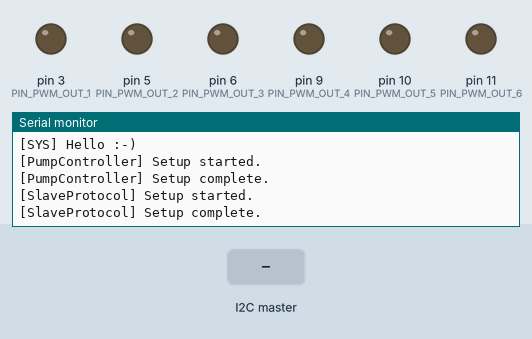
This program was run on a simulated Arduino Uno, built with avr-gcc and run on an emulated ATmega328P. Parts: output pins drawn as LEDs (lit = HIGH), the last lines printed to the serial monitor. The test bench sets the inputs (shaded band).

Above: at 1.2 s.
1.3 s: the I2C master sends the byte 1
At 2.5 s:
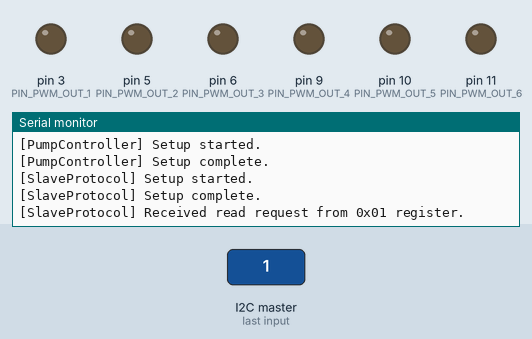
2.8 s: the I2C master sends the byte 90
At 3.8 s:
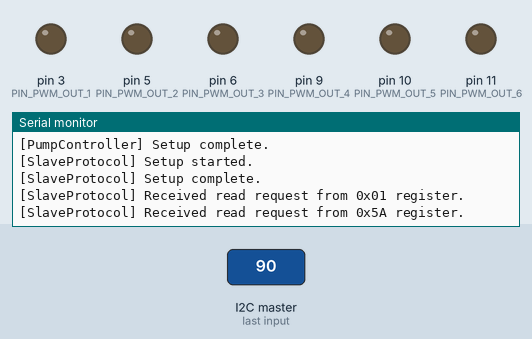
4.3 s: the I2C master sends the byte 200
At 4.9 s:
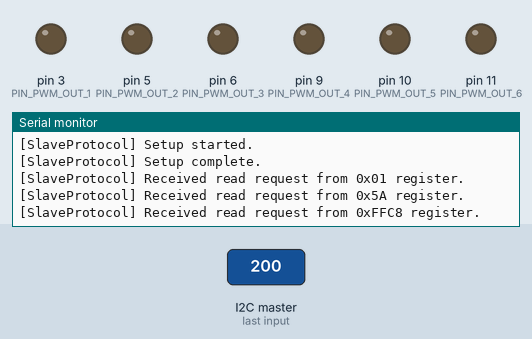

The program:

main.cpp
```cpp
#include <Arduino.h>
#include <Wire.h>

#include "controller.h"
#include "protocol.h"

#define SERIAL_BAUDRATE 115200

void setup()
{
    Serial.begin(SERIAL_BAUDRATE);

    Serial.println("[SYS] Hello :-)");

    Controller.setup();
    Protocol.setup();
}

void loop()
{
    Controller.loop();
    Protocol.loop();

    char pumpNumber;

    for (pumpNumber = 1; pumpNumber <= 6; pumpNumber++)
    {
        char desiredFlowRate = Protocol.getDesiredFlowRate(pumpNumber);
        Controller.setDesiredFlowRate(pumpNumber, desiredFlowRate);

        char currentFlowRate = Controller.getCurrentFlowRate(pumpNumber);
        Protocol.setCurrentFlowRate(pumpNumber, currentFlowRate);
    }
}
```

controller.h
```cpp
#pragma once

#define PIN_PWM_OUT_1 3
#define PIN_PWM_OUT_2 5
#define PIN_PWM_OUT_3 6
#define PIN_PWM_OUT_4 9
#define PIN_PWM_OUT_5 10
#define PIN_PWM_OUT_6 11

#define PIN_TICK_IN_1 2
#define PIN_TICK_IN_2 4
#define PIN_TICK_IN_3 7
#define PIN_TICK_IN_4 8
#define PIN_TICK_IN_5 14
#define PIN_TICK_IN_6 15

class PumpController
{
public:
    void setup();
    void loop();

    void setDesiredFlowRate(char pumpNumber, char flowRate);
    char getCurrentFlowRate(char pumpNumber);

private:
    char desiredFlowRate[6] = {0};
    char currentFlowRate[6] = {0};

    char getPWMPin(char pumpNumber);
    char getTickPin(char pumpNumber);
};

extern PumpController Controller;
```

protocol.h
```cpp
#pragma once

#define I2C_ADDRESS 0x15
#define I2C_MAX_WRITE_BODY_SIZE 0x01
#define I2C_MAX_READ_BODY_SIZE 0x01
#define I2C_REGISTER_STATUS 0x01
#define I2C_REGISTER_PUMP_N_DESIRED_FLOW 0x10 // Internal use
#define I2C_REGISTER_PUMP_1_DESIRED_FLOW 0x11
#define I2C_REGISTER_PUMP_2_DESIRED_FLOW 0x12
#define I2C_REGISTER_PUMP_3_DESIRED_FLOW 0x13
#define I2C_REGISTER_PUMP_4_DESIRED_FLOW 0x14
#define I2C_REGISTER_PUMP_5_DESIRED_FLOW 0x15
#define I2C_REGISTER_PUMP_6_DESIRED_FLOW 0x16
#define I2C_REGISTER_PUMP_N_CURRENT_FLOW 0x20 // Internal use
#define I2C_REGISTER_PUMP_1_CURRENT_FLOW 0x21
#define I2C_REGISTER_PUMP_2_CURRENT_FLOW 0x22
#define I2C_REGISTER_PUMP_3_CURRENT_FLOW 0x23
#define I2C_REGISTER_PUMP_4_CURRENT_FLOW 0x24
#define I2C_REGISTER_PUMP_5_CURRENT_FLOW 0x25
#define I2C_REGISTER_PUMP_6_CURRENT_FLOW 0x26

class SlaveProtocol
{

public:
    SlaveProtocol();

    void setup();
    void loop();

    void processWireRequest();
    void processWireReceive(int bytesCount);

    void setCurrentFlowRate(char pumpNumber, char flowRate);
    char getDesiredFlowRate(char pumpNumber);

private:
    char desiredFlowRateRegistry[6] = {0};
    char currentFlowRateRegistry[6] = {0};

    char requestedRegister = 0;

    void handleCurrentFlowRead(char pumpNumber);
    void handleDesiredFlowRead(char pumpNumber);
    void handleDesiredFlowWrite(char pumpNumber, char flowRate);
    void handleStatusRead();
};

extern SlaveProtocol Protocol;
```

specification.h
```cpp
#pragma once

#define PUMP_OUTPUT_COUNT 6
```

controller.cpp
```cpp
#include <Arduino.h>
#include "controller.h"
#include "specification.h"

void PumpController::setup()
{
    Serial.println("[PumpController] Setup started.");

    pinMode(PIN_PWM_OUT_1, OUTPUT);
    pinMode(PIN_PWM_OUT_2, OUTPUT);
    pinMode(PIN_PWM_OUT_3, OUTPUT);
    pinMode(PIN_PWM_OUT_4, OUTPUT);
    pinMode(PIN_PWM_OUT_5, OUTPUT);
    pinMode(PIN_PWM_OUT_6, OUTPUT);

    pinMode(PIN_TICK_IN_1, INPUT);
    pinMode(PIN_TICK_IN_2, INPUT);
    pinMode(PIN_TICK_IN_3, INPUT);
    pinMode(PIN_TICK_IN_4, INPUT);
    pinMode(PIN_TICK_IN_5, INPUT);
    pinMode(PIN_TICK_IN_6, INPUT);

    Serial.println("[PumpController] Setup complete.");
}

void PumpController::loop()
{
    char pumpNumber;

    for (pumpNumber = 1; pumpNumber <= PUMP_OUTPUT_COUNT; pumpNumber++)
    {
        analogWrite(this->getPWMPin(pumpNumber), this->desiredFlowRate[pumpNumber - 1]);
    }
}

void PumpController::setDesiredFlowRate(char pumpNumber, char flowRate)
{
    char logLine[64];
    if (pumpNumber > PUMP_OUTPUT_COUNT)
    {
        return;
    }

    if (this->desiredFlowRate[pumpNumber - 1] == flowRate)
    {
        return;
    }

    this->desiredFlowRate[pumpNumber - 1] = flowRate;

    sprintf(logLine, "[PumpController] Setting desired flow rate on pump #%d to %d.", pumpNumber, flowRate);
    Serial.println(logLine);
}

char PumpController::getCurrentFlowRate(char pumpNumber)
{
    if (pumpNumber > PUMP_OUTPUT_COUNT)
    {
        return 0;
    }

    return this->currentFlowRate[pumpNumber - 1];
}

char PumpController::getPWMPin(char pumpNumber)
{
    switch (pumpNumber)
    {
    case 1:
        return PIN_PWM_OUT_1;
    case 2:
        return PIN_PWM_OUT_2;
    case 3:
        return PIN_PWM_OUT_3;
    case 4:
        return PIN_PWM_OUT_4;
    case 5:
        return PIN_PWM_OUT_5;
    case 6:
        return PIN_PWM_OUT_6;

    default:
        return 0;
    }
}

char PumpController::getTickPin(char pumpNumber)
{
    switch (pumpNumber)
    {
    case 1:
        return PIN_TICK_IN_1;
    case 2:
        return PIN_TICK_IN_2;
    case 3:
        return PIN_TICK_IN_3;
    case 4:
        return PIN_TICK_IN_4;
    case 5:
        return PIN_TICK_IN_5;
    case 6:
        return PIN_TICK_IN_6;

    default:
        return 0;
    }
}

PumpController Controller = PumpController();
```

protocol.cpp
```cpp
#include <Arduino.h>
#include <Wire.h>
#include "protocol.h"
#include "specification.h"

SlaveProtocol::SlaveProtocol()
{
    char pumpNumber;

    for (pumpNumber = 1; pumpNumber <= 6; pumpNumber++)
    {
        this->currentFlowRateRegistry[pumpNumber - 1] = 0;
        this->desiredFlowRateRegistry[pumpNumber - 1] = 0;
    }
}

void SlaveProtocol::setup()
{
    Serial.println("[SlaveProtocol] Setup started.");
    Wire.begin(I2C_ADDRESS);

    Wire.onRequest([]() {
        Protocol.processWireRequest();
    });

    Wire.onReceive([](int bytesCount) {
        Protocol.processWireReceive(bytesCount);
    });

    Serial.println("[SlaveProtocol] Setup complete.");
}

void SlaveProtocol::loop()
{
}

void SlaveProtocol::setCurrentFlowRate(char pumpNumber, char flowRate)
{
    if (pumpNumber < PUMP_OUTPUT_COUNT)
    {
        return;
    }

    this->currentFlowRateRegistry[pumpNumber - 1] = flowRate;
}

char SlaveProtocol::getDesiredFlowRate(char pumpNumber)
{
    if (pumpNumber < PUMP_OUTPUT_COUNT)
    {
        return 0;
    }

    return this->desiredFlowRateRegistry[pumpNumber - 1];
}

void SlaveProtocol::processWireRequest()
{
    switch (this->requestedRegister)
    {
    case I2C_REGISTER_STATUS:
        Wire.write(0xFF);
        break;
    case I2C_REGISTER_PUMP_1_DESIRED_FLOW:
        Wire.write(this->desiredFlowRateRegistry[0]);
        break;
    case I2C_REGISTER_PUMP_2_DESIRED_FLOW:
        Wire.write(this->desiredFlowRateRegistry[1]);
        break;
    case I2C_REGISTER_PUMP_3_DESIRED_FLOW:
        Wire.write(this->desiredFlowRateRegistry[2]);
        break;
    case I2C_REGISTER_PUMP_4_DESIRED_FLOW:
        Wire.write(this->desiredFlowRateRegistry[3]);
        break;
    case I2C_REGISTER_PUMP_5_DESIRED_FLOW:
        Wire.write(this->desiredFlowRateRegistry[4]);
        break;
    case I2C_REGISTER_PUMP_6_DESIRED_FLOW:
        Wire.write(this->desiredFlowRateRegistry[5]);
        break;
    case I2C_REGISTER_PUMP_1_CURRENT_FLOW:
        Wire.write(this->currentFlowRateRegistry[0]);
        break;
    case I2C_REGISTER_PUMP_2_CURRENT_FLOW:
        Wire.write(this->currentFlowRateRegistry[1]);
        break;
    case I2C_REGISTER_PUMP_3_CURRENT_FLOW:
        Wire.write(this->currentFlowRateRegistry[2]);
        break;
    case I2C_REGISTER_PUMP_4_CURRENT_FLOW:
        Wire.write(this->currentFlowRateRegistry[3]);
        break;
    case I2C_REGISTER_PUMP_5_CURRENT_FLOW:
        Wire.write(this->currentFlowRateRegistry[4]);
        break;
    case I2C_REGISTER_PUMP_6_CURRENT_FLOW:
        Wire.write(this->currentFlowRateRegistry[5]);
        break;

    default:
        break;
    }

    this->requestedRegister = 0;
}

void SlaveProtocol::processWireReceive(int bytesCount)
{
    bool isRead = (bytesCount == 1);
    char registerValue;
    char logLine[80];

    this->requestedRegister = Wire.read();

    if (isRead)
    {
        sprintf(logLine, "[SlaveProtocol] Received read request from 0x%02X register.", this->requestedRegister);
        Serial.println(logLine);
        // Returning, rest of read processing goes to processWireRequest() method.
        return;
    }
    else
    {
        Wire.readBytes(&registerValue, 1);
        sprintf(logLine, "[SlaveProtocol] Received write 0x%02X value request to 0x%02X register.", registerValue, this->requestedRegister);
        Serial.println(logLine);
    }

    // Reading rest of garbage
    while (Wire.available() > 0)
    {
        Wire.read();
    }

    switch (this->requestedRegister)
    {
    case I2C_REGISTER_PUMP_1_DESIRED_FLOW:
        this->desiredFlowRateRegistry[0] = registerValue;
        break;
    case I2C_REGISTER_PUMP_2_DESIRED_FLOW:
        this->desiredFlowRateRegistry[1] = registerValue;
        break;
    case I2C_REGISTER_PUMP_3_DESIRED_FLOW:
        this->desiredFlowRateRegistry[2] = registerValue;
        break;
    case I2C_REGISTER_PUMP_4_DESIRED_FLOW:
        this->desiredFlowRateRegistry[3] = registerValue;
        break;
    case I2C_REGISTER_PUMP_5_DESIRED_FLOW:
        this->desiredFlowRateRegistry[4] = registerValue;
        break;
    case I2C_REGISTER_PUMP_6_DESIRED_FLOW:
        this->desiredFlowRateRegistry[5] = registerValue;
        break;
    default:
        break;
    }
}

SlaveProtocol Protocol = SlaveProtocol();
```

Measured:
- after the input at 1.3 s, the serial monitor: prints a new line at once (image 1)
- after the input at 2.8 s, the serial monitor: prints a new line at once (image 2)
- after the input at 4.3 s, the serial monitor: prints a new line at once (image 3)
